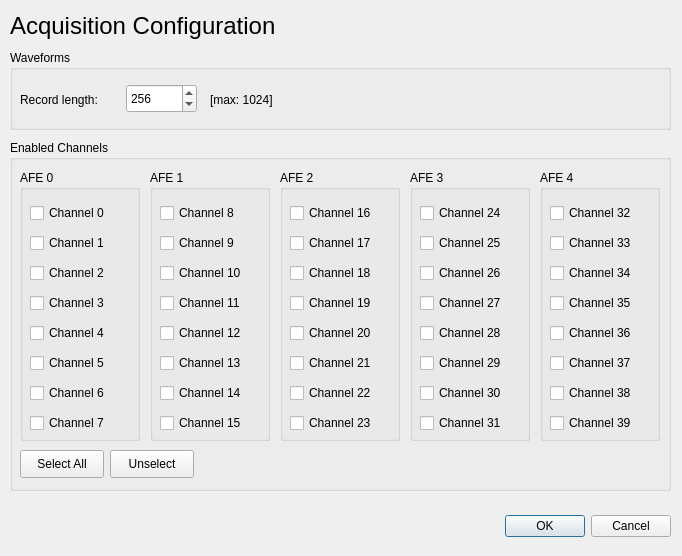
<?xml version="1.0" encoding="UTF-8"?>
<ui version="4.0">
 <class>DialogAcquisitionConfiguration</class>
 <widget class="QDialog" name="DialogAcquisitionConfiguration">
  <property name="geometry">
   <rect>
    <x>0</x>
    <y>0</y>
    <width>682</width>
    <height>556</height>
   </rect>
  </property>
  <property name="windowTitle">
   <string>Dialog</string>
  </property>
  <widget class="QDialogButtonBox" name="buttonBox">
   <property name="geometry">
    <rect>
     <x>330</x>
     <y>510</y>
     <width>341</width>
     <height>32</height>
    </rect>
   </property>
   <property name="orientation">
    <enum>Qt::Horizontal</enum>
   </property>
   <property name="standardButtons">
    <set>QDialogButtonBox::Cancel|QDialogButtonBox::Ok</set>
   </property>
  </widget>
  <widget class="QLabel" name="label">
   <property name="geometry">
    <rect>
     <x>10</x>
     <y>10</y>
     <width>281</width>
     <height>31</height>
    </rect>
   </property>
   <property name="font">
    <font>
     <pointsize>18</pointsize>
    </font>
   </property>
   <property name="text">
    <string>Acquisition Configuration</string>
   </property>
  </widget>
  <widget class="QGroupBox" name="groupBox">
   <property name="geometry">
    <rect>
     <x>10</x>
     <y>50</y>
     <width>661</width>
     <height>80</height>
    </rect>
   </property>
   <property name="title">
    <string>Waveforms</string>
   </property>
   <widget class="QLabel" name="label_2">
    <property name="geometry">
     <rect>
      <x>10</x>
      <y>40</y>
      <width>101</width>
      <height>20</height>
     </rect>
    </property>
    <property name="text">
     <string>Record length:</string>
    </property>
   </widget>
   <widget class="QSpinBox" name="spinBoxRecordLenght">
    <property name="geometry">
     <rect>
      <x>116</x>
      <y>34</y>
      <width>71</width>
      <height>29</height>
     </rect>
    </property>
    <property name="minimum">
     <number>128</number>
    </property>
    <property name="maximum">
     <number>4096</number>
    </property>
    <property name="value">
     <number>256</number>
    </property>
   </widget>
   <widget class="QLabel" name="label_4">
    <property name="geometry">
     <rect>
      <x>200</x>
      <y>40</y>
      <width>101</width>
      <height>20</height>
     </rect>
    </property>
    <property name="text">
     <string>[max: 1024]</string>
    </property>
   </widget>
  </widget>
  <widget class="QGroupBox" name="groupBoxEnabledChannels">
   <property name="geometry">
    <rect>
     <x>10</x>
     <y>140</y>
     <width>661</width>
     <height>351</height>
    </rect>
   </property>
   <property name="title">
    <string>Enabled Channels</string>
   </property>
   <widget class="QLabel" name="label_3">
    <property name="geometry">
     <rect>
      <x>10</x>
      <y>40</y>
      <width>63</width>
      <height>20</height>
     </rect>
    </property>
    <property name="text">
     <string/>
    </property>
   </widget>
   <widget class="QGroupBox" name="groupBoxAFE0">
    <property name="geometry">
     <rect>
      <x>10</x>
      <y>30</y>
      <width>120</width>
      <height>271</height>
     </rect>
    </property>
    <property name="title">
     <string>AFE 0</string>
    </property>
    <property name="flat">
     <bool>false</bool>
    </property>
    <property name="checkable">
     <bool>false</bool>
    </property>
    <widget class="QCheckBox" name="checkBoxChannel0">
     <property name="geometry">
      <rect>
       <x>10</x>
       <y>30</y>
       <width>90</width>
       <height>26</height>
      </rect>
     </property>
     <property name="text">
      <string>Channel 0</string>
     </property>
    </widget>
    <widget class="QCheckBox" name="checkBoxChannel1">
     <property name="geometry">
      <rect>
       <x>10</x>
       <y>60</y>
       <width>90</width>
       <height>26</height>
      </rect>
     </property>
     <property name="text">
      <string>Channel 1</string>
     </property>
    </widget>
    <widget class="QCheckBox" name="checkBoxChannel2">
     <property name="geometry">
      <rect>
       <x>10</x>
       <y>90</y>
       <width>90</width>
       <height>26</height>
      </rect>
     </property>
     <property name="text">
      <string>Channel 2</string>
     </property>
    </widget>
    <widget class="QCheckBox" name="checkBoxChannel3">
     <property name="geometry">
      <rect>
       <x>10</x>
       <y>120</y>
       <width>90</width>
       <height>26</height>
      </rect>
     </property>
     <property name="text">
      <string>Channel 3</string>
     </property>
    </widget>
    <widget class="QCheckBox" name="checkBoxChannel4">
     <property name="geometry">
      <rect>
       <x>10</x>
       <y>150</y>
       <width>90</width>
       <height>26</height>
      </rect>
     </property>
     <property name="text">
      <string>Channel 4</string>
     </property>
    </widget>
    <widget class="QCheckBox" name="checkBoxChannel5">
     <property name="geometry">
      <rect>
       <x>10</x>
       <y>180</y>
       <width>90</width>
       <height>26</height>
      </rect>
     </property>
     <property name="text">
      <string>Channel 5</string>
     </property>
    </widget>
    <widget class="QCheckBox" name="checkBoxChannel6">
     <property name="geometry">
      <rect>
       <x>10</x>
       <y>210</y>
       <width>90</width>
       <height>26</height>
      </rect>
     </property>
     <property name="text">
      <string>Channel 6</string>
     </property>
    </widget>
    <widget class="QCheckBox" name="checkBoxChannel7">
     <property name="geometry">
      <rect>
       <x>10</x>
       <y>240</y>
       <width>90</width>
       <height>26</height>
      </rect>
     </property>
     <property name="text">
      <string>Channel 7</string>
     </property>
    </widget>
   </widget>
   <widget class="QGroupBox" name="groupBoxAFE1">
    <property name="geometry">
     <rect>
      <x>140</x>
      <y>30</y>
      <width>120</width>
      <height>271</height>
     </rect>
    </property>
    <property name="title">
     <string>AFE 1</string>
    </property>
    <widget class="QCheckBox" name="checkBoxChannel8">
     <property name="geometry">
      <rect>
       <x>10</x>
       <y>30</y>
       <width>90</width>
       <height>26</height>
      </rect>
     </property>
     <property name="text">
      <string>Channel 8</string>
     </property>
    </widget>
    <widget class="QCheckBox" name="checkBoxChannel9">
     <property name="geometry">
      <rect>
       <x>10</x>
       <y>60</y>
       <width>90</width>
       <height>26</height>
      </rect>
     </property>
     <property name="text">
      <string>Channel 9</string>
     </property>
    </widget>
    <widget class="QCheckBox" name="checkBoxChannel10">
     <property name="geometry">
      <rect>
       <x>10</x>
       <y>90</y>
       <width>101</width>
       <height>26</height>
      </rect>
     </property>
     <property name="text">
      <string>Channel 10</string>
     </property>
    </widget>
    <widget class="QCheckBox" name="checkBoxChannel11">
     <property name="geometry">
      <rect>
       <x>10</x>
       <y>120</y>
       <width>101</width>
       <height>26</height>
      </rect>
     </property>
     <property name="text">
      <string>Channel 11</string>
     </property>
    </widget>
    <widget class="QCheckBox" name="checkBoxChannel12">
     <property name="geometry">
      <rect>
       <x>10</x>
       <y>150</y>
       <width>101</width>
       <height>26</height>
      </rect>
     </property>
     <property name="text">
      <string>Channel 12</string>
     </property>
    </widget>
    <widget class="QCheckBox" name="checkBoxChannel13">
     <property name="geometry">
      <rect>
       <x>10</x>
       <y>180</y>
       <width>101</width>
       <height>26</height>
      </rect>
     </property>
     <property name="text">
      <string>Channel 13</string>
     </property>
    </widget>
    <widget class="QCheckBox" name="checkBoxChannel14">
     <property name="geometry">
      <rect>
       <x>10</x>
       <y>210</y>
       <width>101</width>
       <height>26</height>
      </rect>
     </property>
     <property name="text">
      <string>Channel 14</string>
     </property>
    </widget>
    <widget class="QCheckBox" name="checkBoxChannel15">
     <property name="geometry">
      <rect>
       <x>10</x>
       <y>240</y>
       <width>101</width>
       <height>26</height>
      </rect>
     </property>
     <property name="text">
      <string>Channel 15</string>
     </property>
    </widget>
   </widget>
   <widget class="QGroupBox" name="groupBoxAFE2">
    <property name="geometry">
     <rect>
      <x>270</x>
      <y>30</y>
      <width>120</width>
      <height>271</height>
     </rect>
    </property>
    <property name="title">
     <string>AFE 2</string>
    </property>
    <widget class="QCheckBox" name="checkBoxChannel16">
     <property name="geometry">
      <rect>
       <x>10</x>
       <y>30</y>
       <width>101</width>
       <height>26</height>
      </rect>
     </property>
     <property name="text">
      <string>Channel 16</string>
     </property>
    </widget>
    <widget class="QCheckBox" name="checkBoxChannel17">
     <property name="geometry">
      <rect>
       <x>10</x>
       <y>60</y>
       <width>101</width>
       <height>26</height>
      </rect>
     </property>
     <property name="text">
      <string>Channel 17</string>
     </property>
    </widget>
    <widget class="QCheckBox" name="checkBoxChannel18">
     <property name="geometry">
      <rect>
       <x>10</x>
       <y>90</y>
       <width>101</width>
       <height>26</height>
      </rect>
     </property>
     <property name="text">
      <string>Channel 18</string>
     </property>
    </widget>
    <widget class="QCheckBox" name="checkBoxChannel19">
     <property name="geometry">
      <rect>
       <x>10</x>
       <y>120</y>
       <width>101</width>
       <height>26</height>
      </rect>
     </property>
     <property name="text">
      <string>Channel 19</string>
     </property>
    </widget>
    <widget class="QCheckBox" name="checkBoxChannel20">
     <property name="geometry">
      <rect>
       <x>10</x>
       <y>150</y>
       <width>101</width>
       <height>26</height>
      </rect>
     </property>
     <property name="text">
      <string>Channel 20</string>
     </property>
    </widget>
    <widget class="QCheckBox" name="checkBoxChannel21">
     <property name="geometry">
      <rect>
       <x>10</x>
       <y>180</y>
       <width>101</width>
       <height>26</height>
      </rect>
     </property>
     <property name="text">
      <string>Channel 21</string>
     </property>
    </widget>
    <widget class="QCheckBox" name="checkBoxChannel22">
     <property name="geometry">
      <rect>
       <x>10</x>
       <y>210</y>
       <width>101</width>
       <height>26</height>
      </rect>
     </property>
     <property name="text">
      <string>Channel 22</string>
     </property>
    </widget>
    <widget class="QCheckBox" name="checkBoxChannel23">
     <property name="geometry">
      <rect>
       <x>10</x>
       <y>240</y>
       <width>101</width>
       <height>26</height>
      </rect>
     </property>
     <property name="text">
      <string>Channel 23</string>
     </property>
    </widget>
   </widget>
   <widget class="QGroupBox" name="groupBoxAFE3">
    <property name="geometry">
     <rect>
      <x>400</x>
      <y>30</y>
      <width>120</width>
      <height>271</height>
     </rect>
    </property>
    <property name="title">
     <string>AFE 3</string>
    </property>
    <widget class="QCheckBox" name="checkBoxChannel24">
     <property name="geometry">
      <rect>
       <x>10</x>
       <y>30</y>
       <width>101</width>
       <height>26</height>
      </rect>
     </property>
     <property name="text">
      <string>Channel 24</string>
     </property>
    </widget>
    <widget class="QCheckBox" name="checkBoxChannel25">
     <property name="geometry">
      <rect>
       <x>10</x>
       <y>60</y>
       <width>101</width>
       <height>26</height>
      </rect>
     </property>
     <property name="text">
      <string>Channel 25</string>
     </property>
    </widget>
    <widget class="QCheckBox" name="checkBoxChannel26">
     <property name="geometry">
      <rect>
       <x>10</x>
       <y>90</y>
       <width>101</width>
       <height>26</height>
      </rect>
     </property>
     <property name="text">
      <string>Channel 26</string>
     </property>
    </widget>
    <widget class="QCheckBox" name="checkBoxChannel27">
     <property name="geometry">
      <rect>
       <x>10</x>
       <y>120</y>
       <width>101</width>
       <height>26</height>
      </rect>
     </property>
     <property name="text">
      <string>Channel 27</string>
     </property>
    </widget>
    <widget class="QCheckBox" name="checkBoxChannel28">
     <property name="geometry">
      <rect>
       <x>10</x>
       <y>150</y>
       <width>101</width>
       <height>26</height>
      </rect>
     </property>
     <property name="text">
      <string>Channel 28</string>
     </property>
    </widget>
    <widget class="QCheckBox" name="checkBoxChannel29">
     <property name="geometry">
      <rect>
       <x>10</x>
       <y>180</y>
       <width>101</width>
       <height>26</height>
      </rect>
     </property>
     <property name="text">
      <string>Channel 29</string>
     </property>
    </widget>
    <widget class="QCheckBox" name="checkBoxChannel30">
     <property name="geometry">
      <rect>
       <x>10</x>
       <y>210</y>
       <width>101</width>
       <height>26</height>
      </rect>
     </property>
     <property name="text">
      <string>Channel 30</string>
     </property>
    </widget>
    <widget class="QCheckBox" name="checkBoxChannel31">
     <property name="geometry">
      <rect>
       <x>10</x>
       <y>240</y>
       <width>101</width>
       <height>26</height>
      </rect>
     </property>
     <property name="text">
      <string>Channel 31</string>
     </property>
    </widget>
   </widget>
   <widget class="QGroupBox" name="groupBoxAFE4">
    <property name="geometry">
     <rect>
      <x>530</x>
      <y>30</y>
      <width>120</width>
      <height>271</height>
     </rect>
    </property>
    <property name="title">
     <string>AFE 4</string>
    </property>
    <widget class="QCheckBox" name="checkBoxChannel32">
     <property name="geometry">
      <rect>
       <x>10</x>
       <y>30</y>
       <width>101</width>
       <height>26</height>
      </rect>
     </property>
     <property name="text">
      <string>Channel 32</string>
     </property>
    </widget>
    <widget class="QCheckBox" name="checkBoxChannel33">
     <property name="geometry">
      <rect>
       <x>10</x>
       <y>60</y>
       <width>101</width>
       <height>26</height>
      </rect>
     </property>
     <property name="text">
      <string>Channel 33</string>
     </property>
    </widget>
    <widget class="QCheckBox" name="checkBoxChannel34">
     <property name="geometry">
      <rect>
       <x>10</x>
       <y>90</y>
       <width>101</width>
       <height>26</height>
      </rect>
     </property>
     <property name="text">
      <string>Channel 34</string>
     </property>
    </widget>
    <widget class="QCheckBox" name="checkBoxChannel35">
     <property name="geometry">
      <rect>
       <x>10</x>
       <y>120</y>
       <width>101</width>
       <height>26</height>
      </rect>
     </property>
     <property name="text">
      <string>Channel 35</string>
     </property>
    </widget>
    <widget class="QCheckBox" name="checkBoxChannel36">
     <property name="geometry">
      <rect>
       <x>10</x>
       <y>150</y>
       <width>101</width>
       <height>26</height>
      </rect>
     </property>
     <property name="text">
      <string>Channel 36</string>
     </property>
    </widget>
    <widget class="QCheckBox" name="checkBoxChannel37">
     <property name="geometry">
      <rect>
       <x>10</x>
       <y>180</y>
       <width>101</width>
       <height>26</height>
      </rect>
     </property>
     <property name="text">
      <string>Channel 37</string>
     </property>
    </widget>
    <widget class="QCheckBox" name="checkBoxChannel38">
     <property name="geometry">
      <rect>
       <x>10</x>
       <y>210</y>
       <width>101</width>
       <height>26</height>
      </rect>
     </property>
     <property name="text">
      <string>Channel 38</string>
     </property>
    </widget>
    <widget class="QCheckBox" name="checkBoxChannel39">
     <property name="geometry">
      <rect>
       <x>10</x>
       <y>240</y>
       <width>101</width>
       <height>26</height>
      </rect>
     </property>
     <property name="text">
      <string>Channel 39</string>
     </property>
    </widget>
   </widget>
   <widget class="QPushButton" name="pushButtonSelectAll">
    <property name="geometry">
     <rect>
      <x>10</x>
      <y>310</y>
      <width>84</width>
      <height>28</height>
     </rect>
    </property>
    <property name="text">
     <string>Select All</string>
    </property>
   </widget>
   <widget class="QPushButton" name="pushButtonUnselect">
    <property name="geometry">
     <rect>
      <x>100</x>
      <y>310</y>
      <width>84</width>
      <height>28</height>
     </rect>
    </property>
    <property name="text">
     <string>Unselect</string>
    </property>
   </widget>
  </widget>
 </widget>
 <resources/>
 <connections>
  <connection>
   <sender>buttonBox</sender>
   <signal>accepted()</signal>
   <receiver>DialogAcquisitionConfiguration</receiver>
   <slot>accept()</slot>
   <hints>
    <hint type="sourcelabel">
     <x>248</x>
     <y>254</y>
    </hint>
    <hint type="destinationlabel">
     <x>157</x>
     <y>274</y>
    </hint>
   </hints>
  </connection>
  <connection>
   <sender>buttonBox</sender>
   <signal>rejected()</signal>
   <receiver>DialogAcquisitionConfiguration</receiver>
   <slot>reject()</slot>
   <hints>
    <hint type="sourcelabel">
     <x>316</x>
     <y>260</y>
    </hint>
    <hint type="destinationlabel">
     <x>286</x>
     <y>274</y>
    </hint>
   </hints>
  </connection>
 </connections>
</ui>
